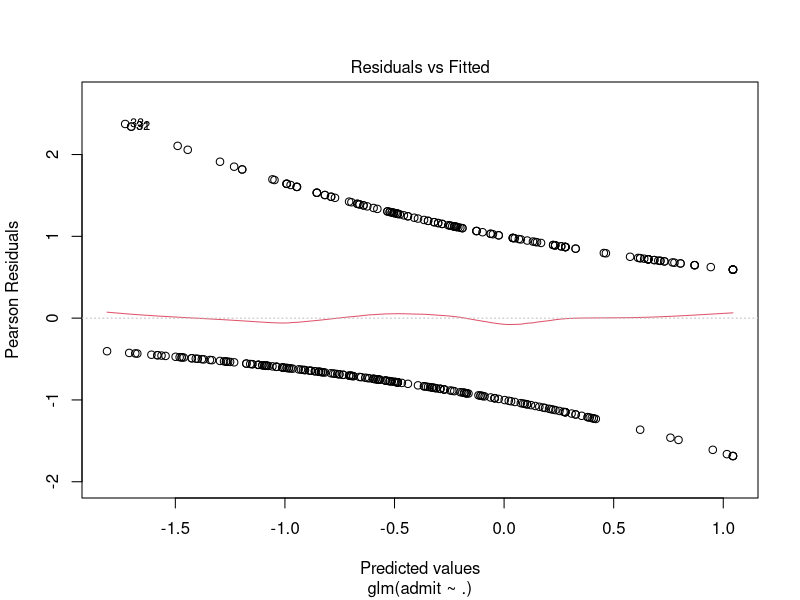
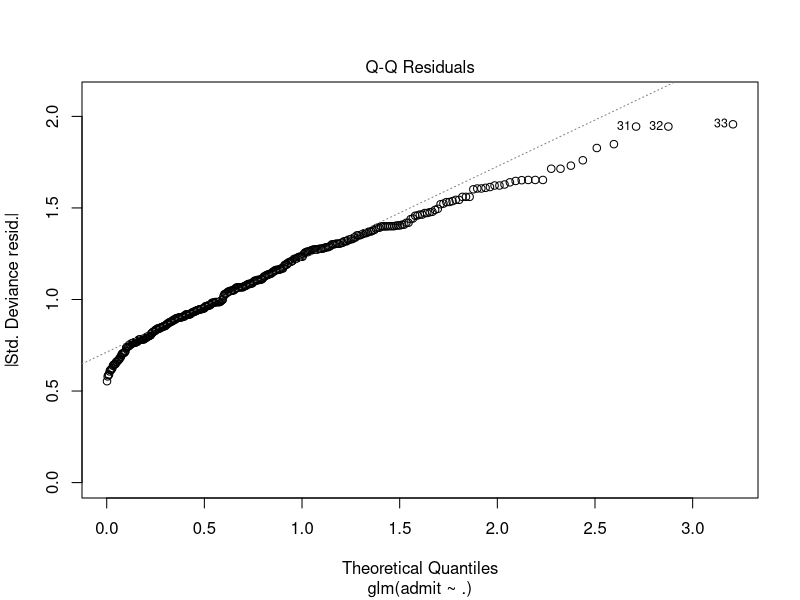
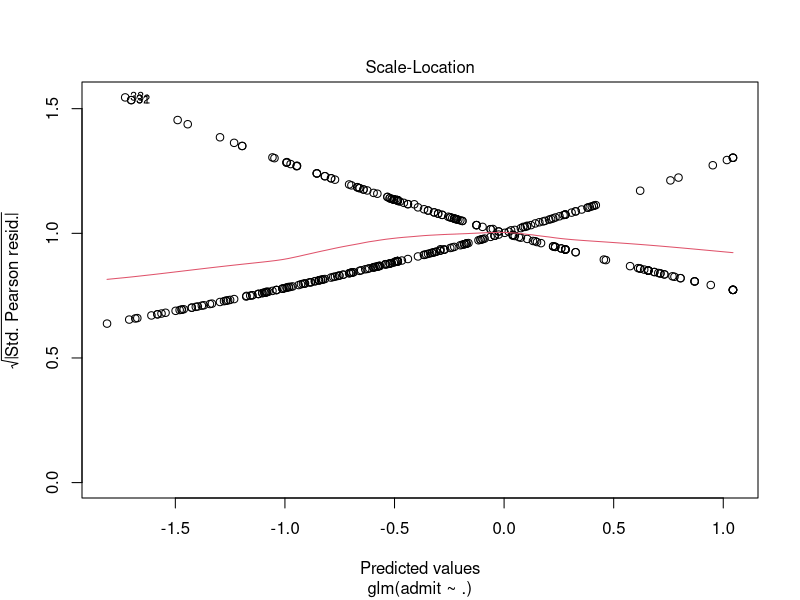
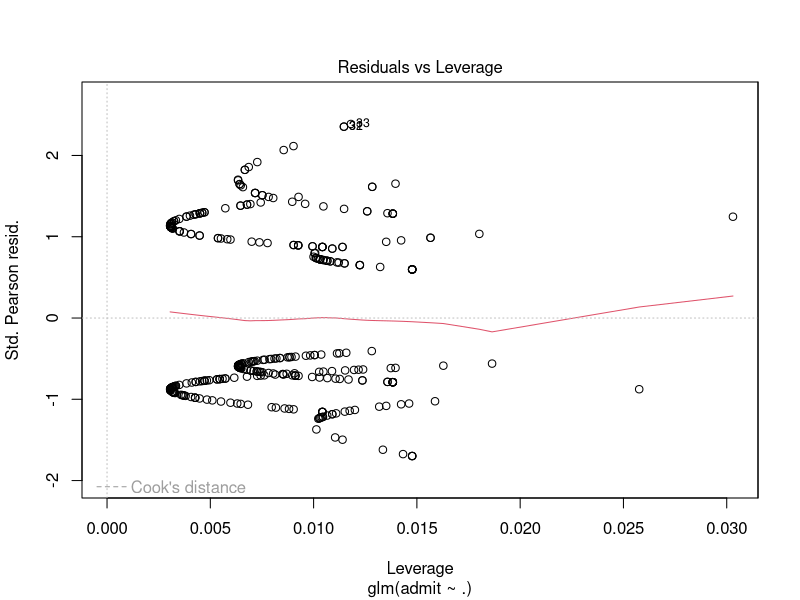
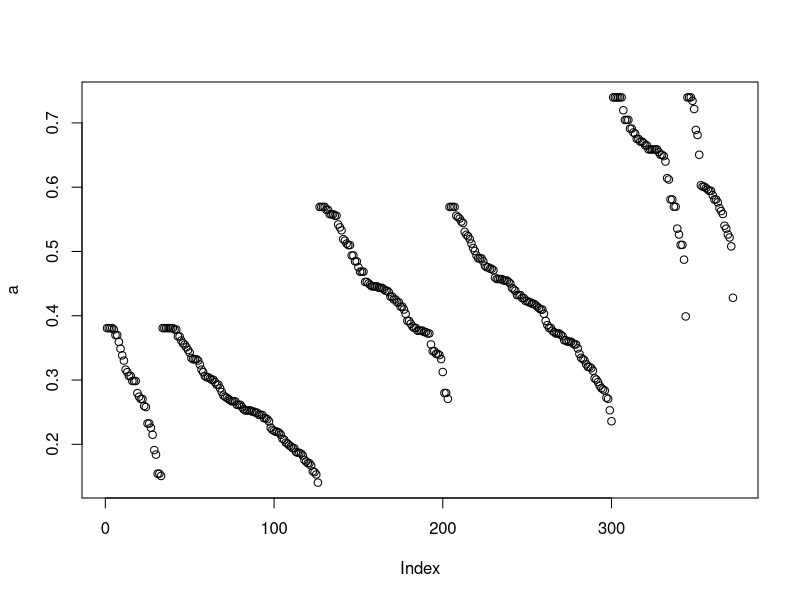

The R script that drew these images, in order: (Note: this script raises an error after producing the figures.)
library(caret)

binary <- read.csv("binary.csv")
b=binary[,-2]
head(b)

str(binary)
summary(binary[1])

summary(binary)

mod <- glm(formula = admit~. ,data=b , family = binomial )
mod
summary(mod)
plot(mod)

a = predict(mod,type="response")

tapply(a,b$admit,mean)
summary(a)
plot(a)

confusionMatrix(table(a,b[,1]),positive = "0")
table(a)
table(b[,1])
i=1


while(i<=400){
if (a[i]<=0.31750){
  a[i]=0
}else{
  a[i]=1
}
i=i+1
}
